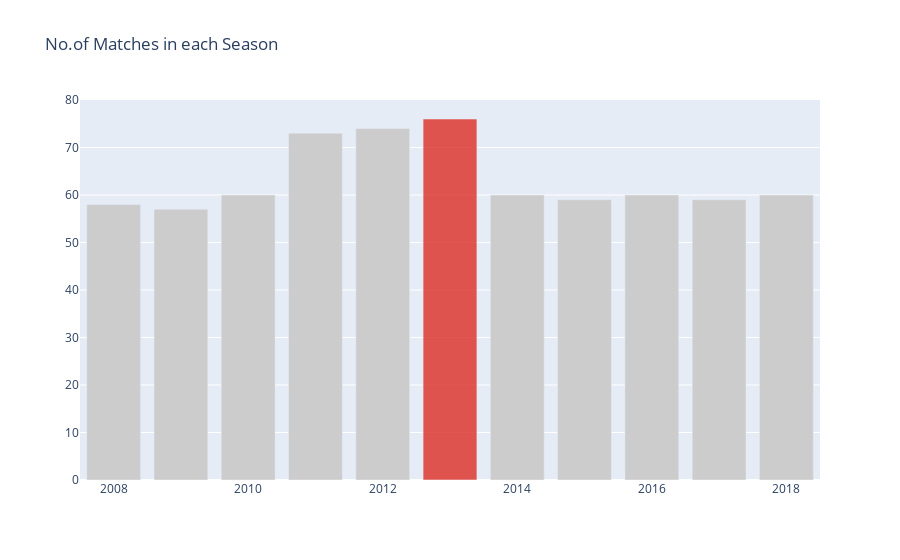

Source (notebook cell):
### Markdown cell above
<a id=section50206></a>
#### 5.2.6 Which Season had most number of matches?

### Code cell
#matches['season'].value_counts().iplot(kind='bar', xTitle='Season',yTitle='No.of Matches',title='No.of Matches in each Season')

ms = matches['season'].value_counts()
# get the max index and change its color only
maxIndex = list(ms.array).index(max(list(ms.array))) #maxIndex = np.where(ms == np.amax(ms))
colors = ['rgba(204,204,204,1)',] * ms.size
colors[maxIndex] = 'rgba(222,45,38,0.8)'

fig = go.Figure(data=[go.Bar(
    x = ms.index,
    y = ms.array,
    marker_color = colors # marker color can be a single color value or an iterable
)])
fig.update_layout(title_text='No.of Matches in each Season')

# _iplot(self, kind, data, layout, filename, sharing, title, xTitle, yTitle, zTitle, theme, colors, colorscale, fill, width, dash, mode, interpolation, symbol, size, barmode, sortbars, bargap, bargroupgap, bins, histnorm, histfunc, orientation, boxpoints, annotations, keys, bestfit, bestfit_colors, mean, mean_colors, categories, x, y, z, text, gridcolor, zerolinecolor, margin, labels, values, secondary_y, secondary_y_title, subplots, shape, error_x, error_y, error_type, locations, lon, lat, asFrame, asDates, asFigure, asImage, dimensions, asPlot, asUrl, online, **kwargs)

### Figure 1 — Plotly figure (JSON) as saved in the notebook; plotly's stock layout.template omitted (floating-point values rounded to 4 significant figures)
{"data": [{"marker": {"color": ["rgba(222,45,38,0.8)", "rgba(204,204,204,1)", "rgba(204,204,204,1)", "rgba(204,204,204,1)", "rgba(204,204,204,1)", "rgba(204,204,204,1)", "rgba(204,204,204,1)", "rgba(204,204,204,1)", "rgba(204,204,204,1)", "rgba(204,204,204,1)", "rgba(204,204,204,1)"]}, "type": "bar", "x": [2013, 2012, 2011, 2018, 2016, 2014, 2010, 2017, 2015, 2008, 2009], "y": [76, 74, 73, 60, 60, 60, 60, 59, 59, 58, 57]}], "layout": {"title": {"text": "No.of Matches in each Season"}}}
